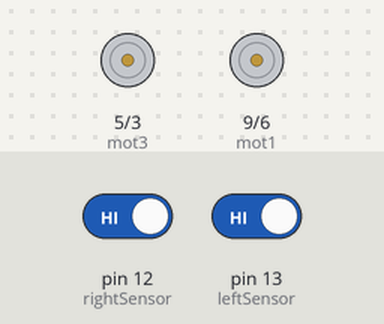
Recording of a sketch running on a simulated Arduino Uno, built with avr-gcc and run on an emulated ATmega328P. Shown: motor-driver pin pairs drawn as motors (green arrow = first pin HIGH = forward, orange = second pin HIGH = backward, longer = more drive). The test bench sets the inputs (shaded band); at power-on: pin 12 (rightSensor) HIGH, pin 13 (leftSensor) HIGH.

Above: at 1.2 s.
1.3 s: pin 12 (rightSensor) driven LOW
At 2.0 s:
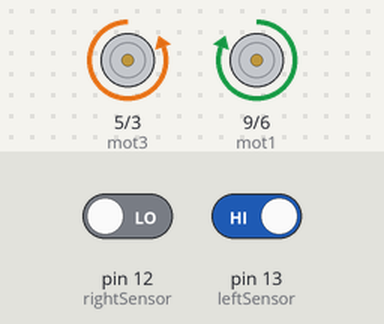
2.8 s: pin 13 (leftSensor) driven LOW
At 3.2 s:
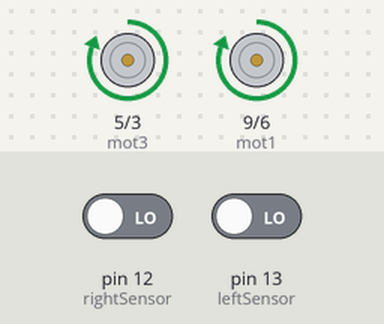
4.3 s: pin 12 (rightSensor) driven HIGH
At 5.5 s:
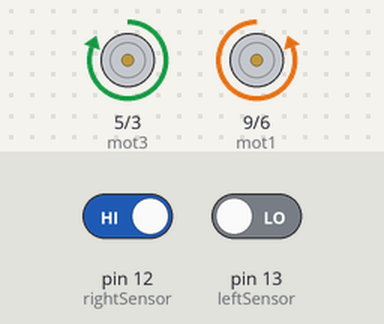
5.8 s: pin 13 (leftSensor) driven HIGH
At 6.6 s:
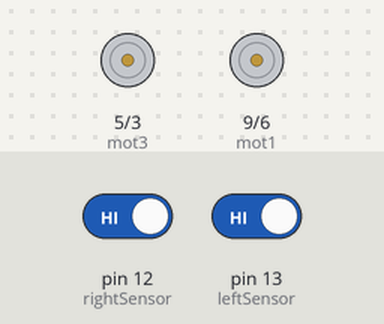
Timing chart, 0 to 8.3 s (numbered marks = the images above; inputs shaded):
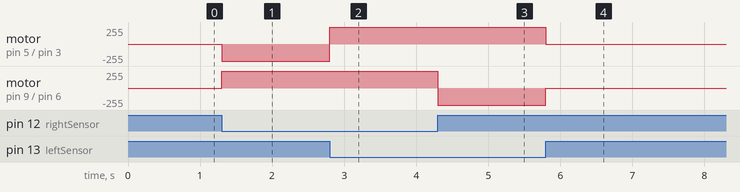

The sketch:

line_follower_robot.ino
```cpp
int mot1 = 9;
int mot2 = 6;
int mot3 = 5;
int mot4 = 3;

int leftSensor = 13; // Left sensor pin
int rightSensor = 12; // Right sensor pin

int leftState = 0;
int rightState = 0;

void FORWARD(void);
void LEFT(void);
void RIGHT(void);
void STOP(void);

void setup()
{
  pinMode(mot1, OUTPUT);
  pinMode(mot2, OUTPUT);
  pinMode(mot3, OUTPUT);
  pinMode(mot4, OUTPUT);

  pinMode(leftSensor, INPUT);
  pinMode(rightSensor, INPUT);

  digitalWrite(leftSensor, HIGH);  // Activate pull-up resistors if needed
  digitalWrite(rightSensor, HIGH);
}

void loop()
{
  // Read the sensor states
  leftState = digitalRead(leftSensor);
  rightState = digitalRead(rightSensor);

  // Logic for following the line
  if (leftState == 0 && rightState == 0) {
    FORWARD();  // Move forward when both sensors are on the line
  }
  else if (leftState == 0 && rightState == 1) {
    LEFT();  // Turn left when only the left sensor is on the line
  }
  else if (leftState == 1 && rightState == 0) {
    RIGHT(); // Turn right when only the right sensor is on the line
  }
  else {
    STOP();  // Stop if both sensors are off the line
  }
}

void FORWARD(void)
{
  analogWrite(mot1, 255);  // Move forward (left motor)
  analogWrite(mot2, 0);
  analogWrite(mot3, 255);  // Move forward (right motor)
  analogWrite(mot4, 0);
}

void LEFT(void)
{
  analogWrite(mot1, 0);    // Stop left motor
  analogWrite(mot2, 255);  // Turn left by moving the right motor
  analogWrite(mot3, 255);  // Keep right motor forward
  analogWrite(mot4, 0);
}

void RIGHT(void)
{
  analogWrite(mot1, 255);  // Keep left motor forward
  analogWrite(mot2, 0);
  analogWrite(mot3, 0);    // Stop right motor
  analogWrite(mot4, 255);  // Turn right by moving the left motor
}

void STOP(void)
{
  analogWrite(mot1, 0);  // Stop all motors
  analogWrite(mot2, 0);
  analogWrite(mot3, 0);
  analogWrite(mot4, 0);
}
```

Measured:
- after the input at 1.3 s, motor on pin 5 (mot3) / pin 3 (mot4): stopped → backward 255/255 at once; motor on pin 9 (mot1) / pin 6 (mot2): stopped → forward 255/255 at once
- after the input at 2.8 s, motor on pin 5 (mot3) / pin 3 (mot4): backward 255/255 → forward 255/255 at once
- after the input at 4.3 s, motor on pin 9 (mot1) / pin 6 (mot2): forward 255/255 → backward 255/255 at once
- after the input at 5.8 s, motor on pin 5 (mot3) / pin 3 (mot4): forward 255/255 → stopped at once; motor on pin 9 (mot1) / pin 6 (mot2): backward 255/255 → stopped at once
